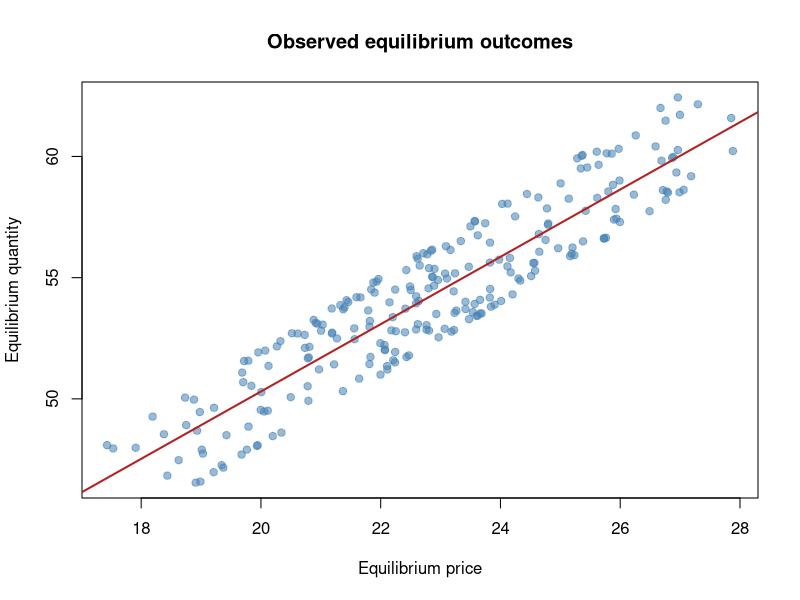
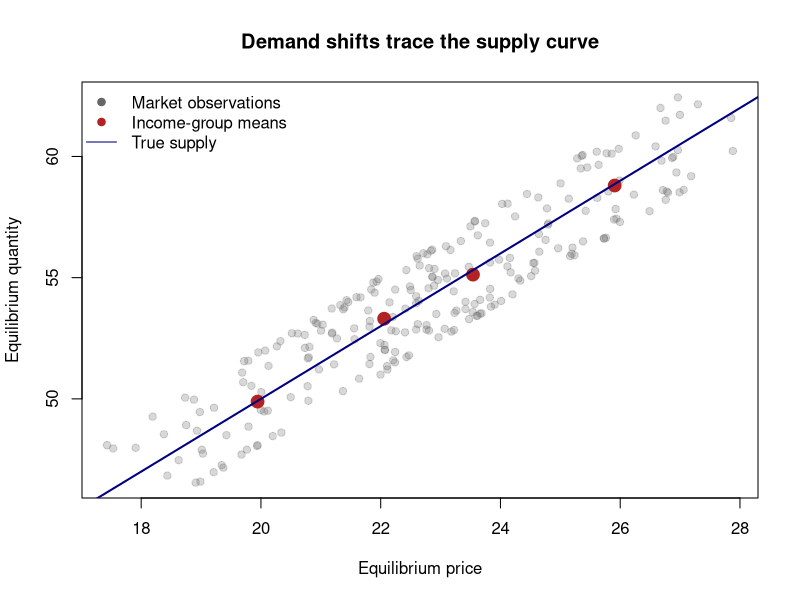

These figures' R source, in order:
# Lecture Chapter 11A: Simultaneous equations, OLS failure, and identification
#
# This script is deliberately self-contained and uses only base R.
# It matches the numbered live-lab steps in lecture-11a.qmd.

options(digits = 4)

# -----------------------------------------------------------------------------
# 0. Construct equilibrium data
# -----------------------------------------------------------------------------

# The deterministic shocks make every run identical. They behave like irregular
# market shocks without requiring a particular random-number generator.
n <- 240
i <- seq_len(n)

income <- as.numeric(scale(sin(0.37 * i) + cos(0.11 * i)))
demand_shock <- 2 * sin(1.17 * i)
supply_shock <- 2 * cos(0.83 * i)

# Structural demand: Qd = 100 - 2P + 8X + ed
alpha_0 <- 100
alpha_1 <- -2
alpha_2 <- 8

# Structural supply: Qs = 20 + 1.5P + es
beta_0 <- 20
beta_1 <- 1.5

# Solve Qd = Qs for the jointly determined equilibrium price and quantity.
price <- (alpha_0 - beta_0 + alpha_2 * income +
            demand_shock - supply_shock) / (beta_1 - alpha_1)
quantity <- beta_0 + beta_1 * price + supply_shock

market <- data.frame(
  market = i,
  income,
  price,
  quantity,
  demand_shock,
  supply_shock
)

# Confirm that the constructed observations satisfy both structural equations.
quantity_demanded <- alpha_0 + alpha_1 * price +
  alpha_2 * income + demand_shock
stopifnot(max(abs(quantity - quantity_demanded)) < 1e-10)

# -----------------------------------------------------------------------------
# 1. What does the observed price-quantity scatterplot appear to show?
# -----------------------------------------------------------------------------

# PREDICTION STOP:
# Will the observed relationship be positive or negative? Does its sign alone
# identify a supply curve?

plot(
  quantity ~ price,
  data = market,
  pch = 19,
  col = adjustcolor("steelblue", alpha.f = 0.55),
  xlab = "Equilibrium price",
  ylab = "Equilibrium quantity",
  main = "Observed equilibrium outcomes"
)

naive_supply <- lm(quantity ~ price, data = market)
abline(naive_supply, col = "firebrick", lwd = 2)

# -----------------------------------------------------------------------------
# 2. DELIBERATE FAILURE: treat equilibrium price as exogenous
# -----------------------------------------------------------------------------

# PREDICTION STOP:
# The true supply slope is 1.5. Given that a positive supply shock lowers the
# equilibrium price, should OLS be above or below 1.5?

summary(naive_supply)
coef(naive_supply)
summary(naive_supply)$r.squared
cor(market$price, market$supply_shock)

# Verified targets used in the lecture:
stopifnot(abs(coef(naive_supply)[2] - 1.388705) < 1e-5)
stopifnot(abs(summary(naive_supply)$r.squared - 0.847823) < 1e-5)
stopifnot(abs(cor(market$price, market$supply_shock) + 0.185869) < 1e-5)

# A high R-squared and the expected positive sign do not make price exogenous.

# -----------------------------------------------------------------------------
# 3. What do the reduced forms tell us?
# -----------------------------------------------------------------------------

# PREDICTION STOP:
# Income shifts demand outward. What should happen to equilibrium price and
# equilibrium quantity after the market adjusts?

price_reduced_form <- lm(price ~ income, data = market)
quantity_reduced_form <- lm(quantity ~ income, data = market)

summary(price_reduced_form)
summary(quantity_reduced_form)

coef(price_reduced_form)
coef(quantity_reduced_form)

# Theoretical equilibrium effect of income on price.
alpha_2 / (beta_1 - alpha_1)

stopifnot(abs(coef(price_reduced_form)[2] - 2.293196) < 1e-5)
stopifnot(abs(coef(quantity_reduced_form)[2] - 3.417255) < 1e-5)

# These are equilibrium effects, not structural supply or demand coefficients.

# -----------------------------------------------------------------------------
# 4. Which curve do income shifts trace?
# -----------------------------------------------------------------------------

# PREDICTION STOP:
# If income is excluded from supply, should income-group equilibrium means line
# up with supply or demand?

market$income_group <- cut(
  market$income,
  breaks = quantile(market$income, probs = seq(0, 1, 0.25)),
  include.lowest = TRUE
)

group_means <- aggregate(
  cbind(price, quantity) ~ income_group,
  data = market,
  FUN = mean
)

plot(
  quantity ~ price,
  data = market,
  pch = 19,
  col = adjustcolor("grey40", alpha.f = 0.25),
  xlab = "Equilibrium price",
  ylab = "Equilibrium quantity",
  main = "Demand shifts trace the supply curve"
)
points(
  quantity ~ price,
  data = group_means,
  pch = 19,
  col = "firebrick",
  cex = 1.7
)
abline(a = beta_0, b = beta_1, col = "navy", lwd = 2)
legend(
  "topleft",
  legend = c("Market observations", "Income-group means", "True supply"),
  col = c("grey40", "firebrick", "navy"),
  pch = c(19, 19, NA),
  lty = c(NA, NA, 1),
  bty = "n"
)

# -----------------------------------------------------------------------------
# 5. CORRECTION: isolate income-induced price variation
# -----------------------------------------------------------------------------

# PREDICTION STOP:
# Will the coefficient based on predicted price be closer to the true supply
# slope of 1.5 than the naive OLS estimate?

market$predicted_price <- fitted(price_reduced_form)
manual_second_stage <- lm(quantity ~ predicted_price, data = market)
coef(manual_second_stage)

stopifnot(abs(coef(manual_second_stage)[2] - 1.490172) < 1e-5)

# IMPORTANT: the coefficient illustrates the IV logic, but the ordinary OLS
# standard errors from this manual second stage are not valid 2SLS standard
# errors. Use dedicated IV software for inference.

# -----------------------------------------------------------------------------
# 6. DELIBERATE FAILURE: add income and call the result demand
# -----------------------------------------------------------------------------

# PREDICTION STOP:
# Does controlling for the demand shifter make observed price exogenous in the
# demand equation?

naive_demand <- lm(quantity ~ price + income, data = market)
summary(naive_demand)
coef(naive_demand)

stopifnot(abs(coef(naive_demand)[2] + 0.244616) < 1e-5)

# The true demand price coefficient is -2, not approximately -0.245. Demand is
# unidentified because the system contains no exogenous supply shifter that is
# excluded from demand.

# -----------------------------------------------------------------------------
# Compact results table used by the lecture page
# -----------------------------------------------------------------------------

results <- data.frame(
  quantity = c(
    "Naive OLS supply slope",
    "True supply slope",
    "Income coefficient in price reduced form",
    "Manual IV/2SLS coefficient",
    "Naive OLS demand price coefficient",
    "True demand price coefficient"
  ),
  estimate = c(
    coef(naive_supply)[2],
    beta_1,
    coef(price_reduced_form)[2],
    coef(manual_second_stage)[2],
    coef(naive_demand)[2],
    alpha_1
  )
)

print(results, row.names = FALSE)
